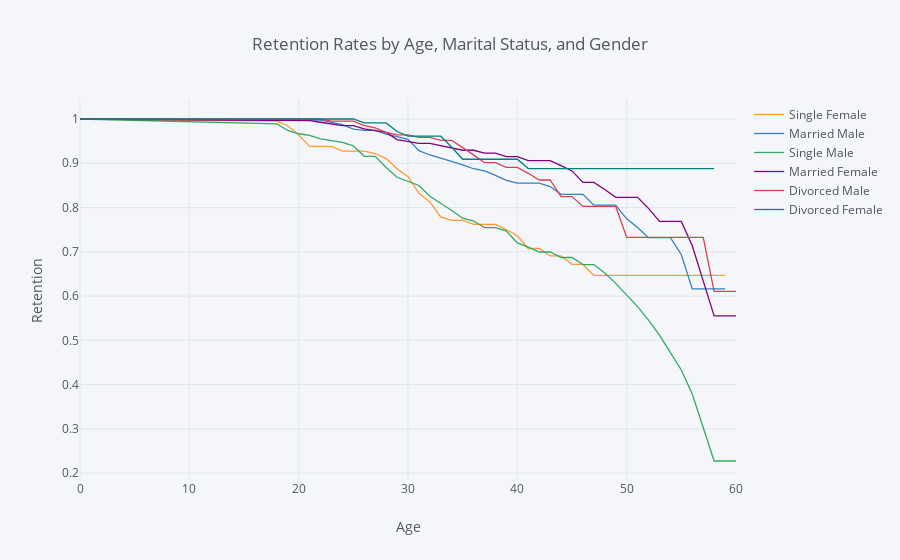

Notebook code cell kept with this figure:
### Markdown cell above
## 6. Now that we have looked at the retention rates by gender and marital status individually, let's look at them together. 

Create a new field in the data set that concatenates marital status and gender, and then generate and plot a survival curve that shows the retention by this new field over the age of the employee.

### Code cell
data['Marital+Gender'] = data['MaritalStatus'] + ' ' + data['Gender']

rates = survival(data, 'Marital+Gender', 'Age', 'Attrition')

rates.iplot(kind='line', xTitle='Age', yTitle='Retention',
            title='Retention Rates by Age, Marital Status, and Gender')

### Figure 1 — Plotly figure (JSON) as saved in the notebook; plotly's stock layout.template omitted (floating-point values rounded to 4 significant figures)
{"data": [{"line": {"color": "rgba(255, 153, 51, 1.0)", "dash": "solid", "shape": "linear", "width": 1.3}, "mode": "lines", "name": "Single Female", "text": "", "type": "scatter", "uid": "2917d753-c4c0-45cb-90b8-6cb1e039ccac", "x": [0, 18, 19, 20, 21, 22, 23, 24, 25, 26, 27, 28, 29, 30, 31, 32, 33, 34, 35, 36, 37, 38, 39, 40, 41, 42, 43, 44, 45, 46, 47, 48, 49, 50, 51, 52, 53, 54, 55, 56, 57, 58, 59, 60], "y": [1, 0.995, 0.9848, 0.9641, 0.9381, 0.9381, 0.9381, 0.9275, 0.9275, 0.9275, 0.922, 0.9106, 0.8874, 0.8697, 0.8322, 0.8125, 0.7781, 0.7709, 0.7709, 0.7619, 0.7619, 0.7619, 0.7497, 0.7363, 0.7074, 0.7074, 0.6906, 0.6906, 0.6714, 0.6714, 0.6465, 0.6465, 0.6465, 0.6465, 0.6465, 0.6465, 0.6465, 0.6465, 0.6465, 0.6465, 0.6465, 0.6465, 0.6465, ""]}, {"line": {"color": "rgba(55, 128, 191, 1.0)", "dash": "solid", "shape": "linear", "width": 1.3}, "mode": "lines", "name": "Married Male", "text": "", "type": "scatter", "uid": "a568caf0-a046-411f-a8fa-b7f3627b71d3", "x": [0, 18, 19, 20, 21, 22, 23, 24, 25, 26, 27, 28, 29, 30, 31, 32, 33, 34, 35, 36, 37, 38, 39, 40, 41, 42, 43, 44, 45, 46, 47, 48, 49, 50, 51, 52, 53, 54, 55, 56, 57, 58, 59, 60], "y": [1, 0.9988, 0.9988, 0.9988, 0.9988, 0.9975, 0.9925, 0.9874, 0.977, 0.9743, 0.9743, 0.9659, 0.96, 0.954, 0.9286, 0.9187, 0.9116, 0.9043, 0.8964, 0.8876, 0.8828, 0.8726, 0.8614, 0.8553, 0.8553, 0.8553, 0.8473, 0.8299, 0.8299, 0.8299, 0.8055, 0.8055, 0.8055, 0.7745, 0.7546, 0.7318, 0.7318, 0.7318, 0.6932, 0.6162, 0.6162, 0.6162, 0.6162, ""]}, {"line": {"color": "rgba(50, 171, 96, 1.0)", "dash": "solid", "shape": "linear", "width": 1.3}, "mode": "lines", "name": "Single Male", "text": "", "type": "scatter", "uid": "4c3e90ad-f882-4fac-801f-5fc637e4fa9b", "x": [0, 18, 19, 20, 21, 22, 23, 24, 25, 26, 27, 28, 29, 30, 31, 32, 33, 34, 35, 36, 37, 38, 39, 40, 41, 42, 43, 44, 45, 46, 47, 48, 49, 50, 51, 52, 53, 54, 55, 56, 57, 58, 59, 60], "y": [1, 0.9889, 0.9741, 0.9667, 0.9629, 0.9552, 0.9513, 0.9474, 0.9395, 0.9156, 0.9156, 0.8903, 0.8684, 0.8592, 0.8497, 0.8254, 0.8099, 0.7935, 0.776, 0.7694, 0.7548, 0.7548, 0.7466, 0.7199, 0.7103, 0.6995, 0.6995, 0.6871, 0.6871, 0.6711, 0.6711, 0.6519, 0.6286, 0.6035, 0.576, 0.5457, 0.5116, 0.4723, 0.4329, 0.3788, 0.303, 0.2273, 0.2273, 0.2273]}, {"line": {"color": "rgba(128, 0, 128, 1.0)", "dash": "solid", "shape": "linear", "width": 1.3}, "mode": "lines", "name": "Married Female", "text": "", "type": "scatter", "uid": "aed1e095-1e39-4f6b-bf77-3381cfc2c4a2", "x": [0, 18, 19, 20, 21, 22, 23, 24, 25, 26, 27, 28, 29, 30, 31, 32, 33, 34, 35, 36, 37, 38, 39, 40, 41, 42, 43, 44, 45, 46, 47, 48, 49, 50, 51, 52, 53, 54, 55, 56, 57, 58, 59, 60], "y": [1, 0.9963, 0.9963, 0.9963, 0.9963, 0.9926, 0.9889, 0.9852, 0.9852, 0.9777, 0.9738, 0.9698, 0.9535, 0.9493, 0.9449, 0.9449, 0.94, 0.9349, 0.9294, 0.9294, 0.9228, 0.9228, 0.9151, 0.9151, 0.9058, 0.9058, 0.9058, 0.8946, 0.8827, 0.8568, 0.8568, 0.8406, 0.8231, 0.8231, 0.8231, 0.7981, 0.7686, 0.7686, 0.7686, 0.7137, 0.6344, 0.5551, 0.5551, 0.5551]}, {"line": {"color": "rgba(219, 64, 82, 1.0)", "dash": "solid", "shape": "linear", "width": 1.3}, "mode": "lines", "name": "Divorced Male", "text": "", "type": "scatter", "uid": "f15ce59f-b123-4b2d-b999-fb38666e6045", "x": [0, 18, 19, 20, 21, 22, 23, 24, 25, 26, 27, 28, 29, 30, 31, 32, 33, 34, 35, 36, 37, 38, 39, 40, 41, 42, 43, 44, 45, 46, 47, 48, 49, 50, 51, 52, 53, 54, 55, 56, 57, 58, 59, 60], "y": [1, 1, 1, 1, 1, 1, 0.9952, 0.9952, 0.9952, 0.9852, 0.9802, 0.9697, 0.9643, 0.9643, 0.9583, 0.9583, 0.9515, 0.9515, 0.9357, 0.919, 0.9013, 0.9013, 0.8906, 0.8906, 0.8773, 0.8621, 0.8621, 0.8247, 0.8247, 0.8024, 0.8024, 0.8024, 0.8024, 0.7326, 0.7326, 0.7326, 0.7326, 0.7326, 0.7326, 0.7326, 0.7326, 0.6105, 0.6105, 0.6105]}, {"line": {"color": "rgba(0, 128, 128, 1.0)", "dash": "solid", "shape": "linear", "width": 1.3}, "mode": "lines", "name": "Divorced Female", "text": "", "type": "scatter", "uid": "dc9d54c4-918a-4ddc-a984-5ed195096e91", "x": [0, 18, 19, 20, 21, 22, 23, 24, 25, 26, 27, 28, 29, 30, 31, 32, 33, 34, 35, 36, 37, 38, 39, 40, 41, 42, 43, 44, 45, 46, 47, 48, 49, 50, 51, 52, 53, 54, 55, 56, 57, 58, 59, 60], "y": [1, 1, 1, 1, 1, 1, 1, 1, 1, 0.9912, 0.9912, 0.9912, 0.9717, 0.9612, 0.9612, 0.9612, 0.9612, 0.9362, 0.9091, 0.9091, 0.9091, 0.9091, 0.9091, 0.9091, 0.8879, 0.8879, 0.8879, 0.8879, 0.8879, 0.8879, 0.8879, 0.8879, 0.8879, 0.8879, 0.8879, 0.8879, 0.8879, 0.8879, 0.8879, 0.8879, 0.8879, 0.8879, "", ""]}], "layout": {"legend": {"bgcolor": "#F5F6F9", "font": {"color": "#4D5663"}}, "paper_bgcolor": "#F5F6F9", "plot_bgcolor": "#F5F6F9", "title": {"font": {"color": "#4D5663"}, "text": "Retention Rates by Age, Marital Status, and Gender"}, "xaxis": {"gridcolor": "#E1E5ED", "showgrid": true, "tickfont": {"color": "#4D5663"}, "title": {"font": {"color": "#4D5663"}, "text": "Age"}, "zerolinecolor": "#E1E5ED"}, "yaxis": {"gridcolor": "#E1E5ED", "showgrid": true, "tickfont": {"color": "#4D5663"}, "title": {"font": {"color": "#4D5663"}, "text": "Retention"}, "zerolinecolor": "#E1E5ED"}}}
